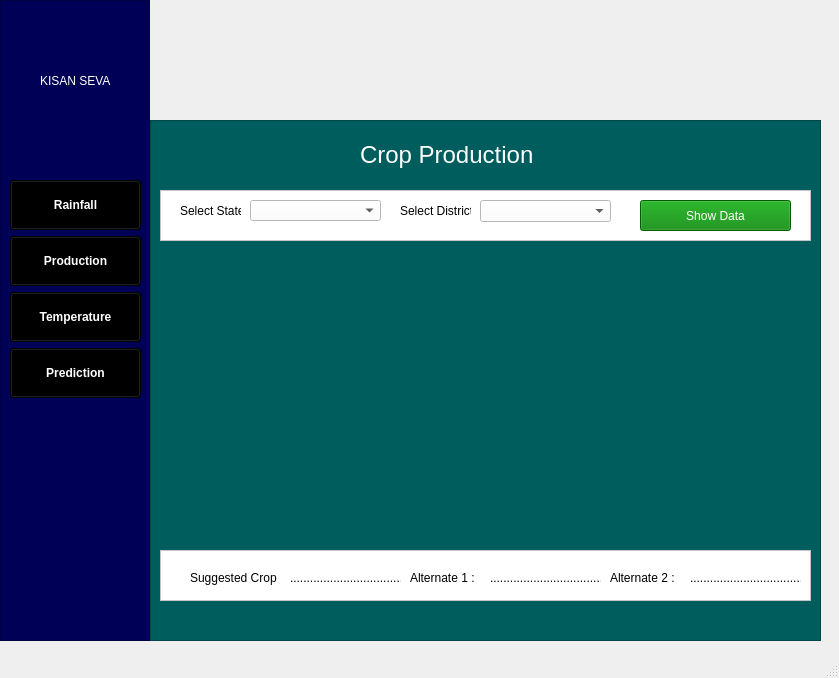
<?xml version="1.0" encoding="UTF-8"?>
<ui version="4.0">
 <class>MainWindow</class>
 <widget class="QMainWindow" name="MainWindow">
  <property name="geometry">
   <rect>
    <x>0</x>
    <y>0</y>
    <width>839</width>
    <height>678</height>
   </rect>
  </property>
  <property name="font">
   <font>
    <underline>false</underline>
   </font>
  </property>
  <property name="contextMenuPolicy">
   <enum>Qt::DefaultContextMenu</enum>
  </property>
  <property name="windowTitle">
   <string>MainWindow</string>
  </property>
  <widget class="QWidget" name="centralwidget">
   <widget class="QLabel" name="label">
    <property name="geometry">
     <rect>
      <x>150</x>
      <y>0</y>
      <width>671</width>
      <height>121</height>
     </rect>
    </property>
    <property name="font">
     <font>
      <bold>true</bold>
      <underline>false</underline>
     </font>
    </property>
    <property name="autoFillBackground">
     <bool>true</bool>
    </property>
    <property name="styleSheet">
     <string notr="true">border-color: rgb(0, 0, 0);</string>
    </property>
    <property name="text">
     <string/>
    </property>
    <property name="pixmap">
     <pixmap>../images/mergeimg.jpg</pixmap>
    </property>
    <property name="scaledContents">
     <bool>true</bool>
    </property>
    <property name="wordWrap">
     <bool>false</bool>
    </property>
   </widget>
   <widget class="QFrame" name="frame">
    <property name="geometry">
     <rect>
      <x>0</x>
      <y>0</y>
      <width>151</width>
      <height>641</height>
     </rect>
    </property>
    <property name="styleSheet">
     <string notr="true">background-color: rgb(0, 1, 86);
</string>
    </property>
    <property name="frameShape">
     <enum>QFrame::StyledPanel</enum>
    </property>
    <property name="frameShadow">
     <enum>QFrame::Raised</enum>
    </property>
    <widget class="QLabel" name="label_2">
     <property name="geometry">
      <rect>
       <x>40</x>
       <y>10</y>
       <width>71</width>
       <height>61</height>
      </rect>
     </property>
     <property name="styleSheet">
      <string notr="true"/>
     </property>
     <property name="text">
      <string/>
     </property>
     <property name="pixmap">
      <pixmap>../images/logo2.png</pixmap>
     </property>
     <property name="scaledContents">
      <bool>true</bool>
     </property>
    </widget>
    <widget class="QLabel" name="label_3">
     <property name="geometry">
      <rect>
       <x>40</x>
       <y>70</y>
       <width>81</width>
       <height>21</height>
      </rect>
     </property>
     <property name="styleSheet">
      <string notr="true">color: rgb(255, 255, 255);
font: 700 10pt &quot;Segoe UI&quot;;</string>
     </property>
     <property name="text">
      <string>KISAN SEVA</string>
     </property>
    </widget>
   </widget>
   <widget class="QWidget" name="layoutWidget">
    <property name="geometry">
     <rect>
      <x>10</x>
      <y>180</y>
      <width>131</width>
      <height>220</height>
     </rect>
    </property>
    <layout class="QVBoxLayout" name="verticalLayout">
     <item>
      <widget class="QPushButton" name="pushButton">
       <property name="minimumSize">
        <size>
         <width>35</width>
         <height>50</height>
        </size>
       </property>
       <property name="font">
        <font>
         <bold>true</bold>
         <underline>false</underline>
        </font>
       </property>
       <property name="autoFillBackground">
        <bool>false</bool>
       </property>
       <property name="styleSheet">
        <string notr="true">background-color: rgb(0, 0, 0);
color: rgb(255, 255, 255);</string>
       </property>
       <property name="text">
        <string>Rainfall</string>
       </property>
      </widget>
     </item>
     <item>
      <widget class="QPushButton" name="pushButton_3">
       <property name="minimumSize">
        <size>
         <width>35</width>
         <height>50</height>
        </size>
       </property>
       <property name="font">
        <font>
         <bold>true</bold>
         <underline>false</underline>
        </font>
       </property>
       <property name="autoFillBackground">
        <bool>false</bool>
       </property>
       <property name="styleSheet">
        <string notr="true">background-color: rgb(0, 0, 0);
color: rgb(255, 255, 255);</string>
       </property>
       <property name="text">
        <string>Production</string>
       </property>
      </widget>
     </item>
     <item>
      <widget class="QPushButton" name="pushButton_2">
       <property name="minimumSize">
        <size>
         <width>35</width>
         <height>50</height>
        </size>
       </property>
       <property name="font">
        <font>
         <bold>true</bold>
         <underline>false</underline>
        </font>
       </property>
       <property name="autoFillBackground">
        <bool>false</bool>
       </property>
       <property name="styleSheet">
        <string notr="true">background-color: rgb(0, 0, 0);
color: rgb(255, 255, 255);</string>
       </property>
       <property name="text">
        <string>Temperature</string>
       </property>
      </widget>
     </item>
     <item>
      <widget class="QPushButton" name="pushButton_4">
       <property name="minimumSize">
        <size>
         <width>35</width>
         <height>50</height>
        </size>
       </property>
       <property name="font">
        <font>
         <bold>true</bold>
         <underline>false</underline>
        </font>
       </property>
       <property name="autoFillBackground">
        <bool>false</bool>
       </property>
       <property name="styleSheet">
        <string notr="true">background-color: rgb(0, 0, 0);
color: rgb(255, 255, 255);</string>
       </property>
       <property name="text">
        <string>Prediction</string>
       </property>
      </widget>
     </item>
    </layout>
   </widget>
   <widget class="QFrame" name="frame_2">
    <property name="geometry">
     <rect>
      <x>150</x>
      <y>120</y>
      <width>671</width>
      <height>521</height>
     </rect>
    </property>
    <property name="styleSheet">
     <string notr="true">background-color: rgb(0, 93, 93);
</string>
    </property>
    <property name="frameShape">
     <enum>QFrame::StyledPanel</enum>
    </property>
    <property name="frameShadow">
     <enum>QFrame::Raised</enum>
    </property>
    <widget class="QLabel" name="templabel">
     <property name="geometry">
      <rect>
       <x>210</x>
       <y>10</y>
       <width>251</width>
       <height>51</height>
      </rect>
     </property>
     <property name="styleSheet">
      <string notr="true">color: rgb(255, 255, 255);
font: 700 10pt &quot;Segoe UI&quot;;</string>
     </property>
     <property name="text">
      <string>&lt;html&gt;&lt;head/&gt;&lt;body&gt;&lt;p&gt;&lt;span style=&quot; font-size:18pt;&quot;&gt;Crop Production &lt;/span&gt;&lt;/p&gt;&lt;/body&gt;&lt;/html&gt;</string>
     </property>
    </widget>
    <widget class="QFrame" name="frame_3">
     <property name="geometry">
      <rect>
       <x>10</x>
       <y>70</y>
       <width>651</width>
       <height>51</height>
      </rect>
     </property>
     <property name="styleSheet">
      <string notr="true">background-color: rgb(255, 255, 255);</string>
     </property>
     <property name="frameShape">
      <enum>QFrame::StyledPanel</enum>
     </property>
     <property name="frameShadow">
      <enum>QFrame::Raised</enum>
     </property>
     <widget class="QLabel" name="label_5">
      <property name="geometry">
       <rect>
        <x>20</x>
        <y>10</y>
        <width>61</width>
        <height>21</height>
       </rect>
      </property>
      <property name="text">
       <string>Select State</string>
      </property>
     </widget>
     <widget class="QComboBox" name="statecombobox">
      <property name="geometry">
       <rect>
        <x>90</x>
        <y>10</y>
        <width>131</width>
        <height>21</height>
       </rect>
      </property>
     </widget>
     <widget class="QPushButton" name="showdata">
      <property name="geometry">
       <rect>
        <x>480</x>
        <y>10</y>
        <width>151</width>
        <height>31</height>
       </rect>
      </property>
      <property name="styleSheet">
       <string notr="true">background-color: rgb(0, 130, 0);
color: rgb(255, 255, 255);</string>
      </property>
      <property name="text">
       <string>Show Data</string>
      </property>
     </widget>
     <widget class="QComboBox" name="districtcombobox">
      <property name="geometry">
       <rect>
        <x>320</x>
        <y>10</y>
        <width>131</width>
        <height>22</height>
       </rect>
      </property>
     </widget>
     <widget class="QLabel" name="label_6">
      <property name="geometry">
       <rect>
        <x>240</x>
        <y>10</y>
        <width>71</width>
        <height>21</height>
       </rect>
      </property>
      <property name="text">
       <string>Select District</string>
      </property>
     </widget>
    </widget>
    <widget class="QLabel" name="label_4">
     <property name="geometry">
      <rect>
       <x>20</x>
       <y>160</y>
       <width>231</width>
       <height>171</height>
      </rect>
     </property>
     <property name="text">
      <string>TextLabel</string>
     </property>
    </widget>
    <widget class="QLabel" name="piechartcrop">
     <property name="geometry">
      <rect>
       <x>10</x>
       <y>190</y>
       <width>301</width>
       <height>231</height>
      </rect>
     </property>
     <property name="text">
      <string/>
     </property>
     <property name="scaledContents">
      <bool>true</bool>
     </property>
     <property name="wordWrap">
      <bool>false</bool>
     </property>
    </widget>
    <widget class="QLabel" name="piechartcategory">
     <property name="geometry">
      <rect>
       <x>350</x>
       <y>190</y>
       <width>301</width>
       <height>231</height>
      </rect>
     </property>
     <property name="font">
      <font>
       <pointsize>12</pointsize>
       <bold>false</bold>
      </font>
     </property>
     <property name="cursor">
      <cursorShape>ArrowCursor</cursorShape>
     </property>
     <property name="autoFillBackground">
      <bool>false</bool>
     </property>
     <property name="text">
      <string/>
     </property>
     <property name="scaledContents">
      <bool>true</bool>
     </property>
    </widget>
    <widget class="QFrame" name="frame_4">
     <property name="geometry">
      <rect>
       <x>10</x>
       <y>430</y>
       <width>651</width>
       <height>51</height>
      </rect>
     </property>
     <property name="styleSheet">
      <string notr="true">background-color: rgb(255, 255, 255);</string>
     </property>
     <property name="frameShape">
      <enum>QFrame::StyledPanel</enum>
     </property>
     <property name="frameShadow">
      <enum>QFrame::Raised</enum>
     </property>
     <widget class="QLabel" name="label_9">
      <property name="geometry">
       <rect>
        <x>30</x>
        <y>20</y>
        <width>91</width>
        <height>16</height>
       </rect>
      </property>
      <property name="text">
       <string>Suggested Crop :</string>
      </property>
     </widget>
     <widget class="QLabel" name="label_10">
      <property name="geometry">
       <rect>
        <x>250</x>
        <y>20</y>
        <width>71</width>
        <height>16</height>
       </rect>
      </property>
      <property name="text">
       <string>Alternate 1 :</string>
      </property>
     </widget>
     <widget class="QLabel" name="label_11">
      <property name="geometry">
       <rect>
        <x>450</x>
        <y>20</y>
        <width>71</width>
        <height>16</height>
       </rect>
      </property>
      <property name="text">
       <string>Alternate 2 :</string>
      </property>
     </widget>
     <widget class="QLabel" name="suggestedcrop">
      <property name="geometry">
       <rect>
        <x>130</x>
        <y>20</y>
        <width>111</width>
        <height>16</height>
       </rect>
      </property>
      <property name="text">
       <string>...................................</string>
      </property>
     </widget>
     <widget class="QLabel" name="alternate1">
      <property name="geometry">
       <rect>
        <x>330</x>
        <y>20</y>
        <width>111</width>
        <height>16</height>
       </rect>
      </property>
      <property name="text">
       <string>....................................</string>
      </property>
     </widget>
     <widget class="QLabel" name="alternate2">
      <property name="geometry">
       <rect>
        <x>530</x>
        <y>20</y>
        <width>111</width>
        <height>16</height>
       </rect>
      </property>
      <property name="autoFillBackground">
       <bool>false</bool>
      </property>
      <property name="text">
       <string>...................................</string>
      </property>
     </widget>
    </widget>
    <widget class="QLabel" name="cropwiselabel">
     <property name="geometry">
      <rect>
       <x>50</x>
       <y>150</y>
       <width>231</width>
       <height>21</height>
      </rect>
     </property>
     <property name="styleSheet">
      <string notr="true">color: rgb(255, 255, 255);</string>
     </property>
     <property name="text">
      <string>&lt;html&gt;&lt;head/&gt;&lt;body&gt;&lt;p&gt;&lt;br/&gt;&lt;/p&gt;&lt;/body&gt;&lt;/html&gt;</string>
     </property>
    </widget>
    <widget class="QLabel" name="categorywiselabel">
     <property name="geometry">
      <rect>
       <x>380</x>
       <y>150</y>
       <width>281</width>
       <height>21</height>
      </rect>
     </property>
     <property name="styleSheet">
      <string notr="true">color: rgb(255, 255, 255);</string>
     </property>
     <property name="text">
      <string>&lt;html&gt;&lt;head/&gt;&lt;body&gt;&lt;p&gt;&lt;br/&gt;&lt;/p&gt;&lt;/body&gt;&lt;/html&gt;</string>
     </property>
    </widget>
   </widget>
   <zorder>frame</zorder>
   <zorder>label</zorder>
   <zorder>layoutWidget</zorder>
   <zorder>frame_2</zorder>
  </widget>
  <widget class="QStatusBar" name="statusbar"/>
 </widget>
 <resources/>
 <connections/>
</ui>
